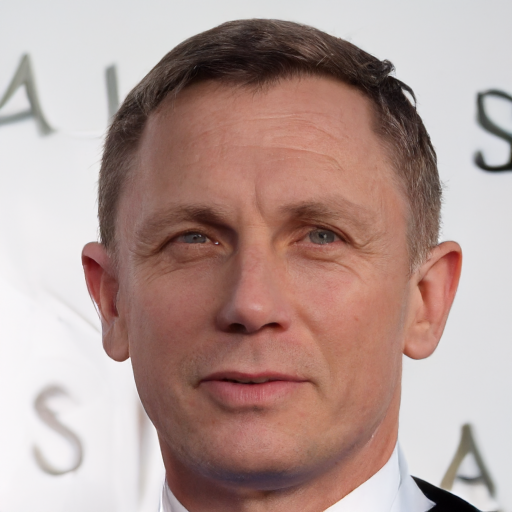
#> input picture final_experiments/exp_A0_true_paper/0000_00010.png, 512 x 512 px, found by its file name
$ python vis_k3_iso.py
#> lines starting #> are read from the running program, lines starting #| are printed output that depends on the picture
#!/usr/bin/env python3
"""K=3 s=0.225 vs K=2 s=0.15 vs K=1 s=0.10 — iso-effective-guidance comparison."""
import os, cv2
import matplotlib
matplotlib.use("Agg")
import matplotlib.pyplot as plt
import matplotlib.gridspec as gridspec

PROJ = os.path.dirname(os.path.dirname(os.path.abspath(__file__)))
OUT = os.path.join(PROJ, "final_experiments")

PATHS = {
    "Mild": [
        ("LQ\n(PSNR=31.2)",       os.path.join(PROJ, "testdata/pairs/LQ", "0000_00010.png")),
        ("GT",                     os.path.join(PROJ, "testdata/pairs/GT", "0000_00010.png")),
        ("K=1  s=0.10\n136s  1000 RC", os.path.join(OUT, "exp_A0_true_paper", "0000_00010.png")),
        ("K=2  s=0.15\n 98s   500 RC", os.path.join(OUT, "NIQE_K2_s15", "0000_00010.png")),
        ("K=3  s=0.225\n 85s   333 RC", os.path.join(OUT, "k3_s225", "K3_s225_mild.png")),
    ],
    "Severe": [
        ("LQ\n(PSNR=22.2)",       os.path.join(PROJ, "testdata/pairs/LQ", "0006_00092.png")),
        ("GT",                     os.path.join(PROJ, "testdata/pairs/GT", "0006_00092.png")),
        ("K=1  s=0.10\n136s  1000 RC", os.path.join(OUT, "grad_cache", "A0_paper.png")),
        ("K=2  s=0.15\n 98s   500 RC", os.path.join(OUT, "grad_cache", "A1_K2_s15.png")),
        ("K=3  s=0.225\n 85s   333 RC", os.path.join(OUT, "k3_s225", "K3_s225_severe.png")),
    ],
}

METRICS = {
    ("Mild", "K=1"):    (26.47, 756, 0.10, 136),
    ("Mild", "K=2"):    (25.95, 756, 0.15,  98),
    ("Mild", "K=3"):    (25.95, 758, 0.225, 85),
    ("Severe", "K=1"):  (22.68, 778, 0.10, 136),
    ("Severe", "K=2"):  (22.76, 777, 0.15,  98),
    ("Severe", "K=3"):  (22.76, 776, 0.225, 85),
}

NCOLS = 5
NROWS = 2

fig = plt.figure(figsize=(15, 8.5))
gs = gridspec.GridSpec(NROWS, NCOLS + 1, figure=fig,
                       left=0.10, right=0.97, top=0.92, bottom=0.13,
                       hspace=0.06, wspace=0.03,
                       width_ratios=[1]*NCOLS + [0.6])

def load(path):
#> called with path = 'testdata/pairs/LQ/0000_00010.png'
    img = cv2.imread(path)
#> img is the input picture: shape (512, 512, 3); mean B, G, R 149.6, 155.2, 180
    return cv2.cvtColor(img, cv2.COLOR_BGR2RGB) if img is not None else None

for i_level, (level, entries) in enumerate(PATHS.items()):
    for col, (label, path) in enumerate(entries):
        ax = fig.add_subplot(gs[i_level, col])
        img = load(path)
        if img is not None:
            ax.imshow(img)
        ax.axis("off")
        title = label.split("\n")[0]
        ax.set_title(label.replace("\n", "\n"), fontsize=11.5, fontweight="bold", pad=6)

        key = (level, title)
        if key in METRICS:
            psnr, niqe, scale, t = METRICS[key]
            eff = scale / ({"K=1":1,"K=2":2,"K=3":3}[title])
            anno = f"PSNR={psnr:.2f}  NIQE={niqe:.0f}\neff={eff:.3f}×"
            bc = "#d4edda" if niqe <= (756 if level == "Mild" else 778) else "#fff3cd"
            ax.text(0.5, 0.015, anno, ha="center", va="bottom",
                    transform=ax.transAxes, fontsize=10.5, fontweight="bold",
                    bbox=dict(boxstyle="round,pad=0.3", facecolor=bc,
                              edgecolor="#999", alpha=0.92, linewidth=1))

# Side labels
fig.text(0.025, 0.68, "Mild\nDegradation", fontsize=14, fontweight="bold",
         va="center", ha="left", rotation=90,
         bbox=dict(boxstyle="round,pad=0.2", facecolor="#e3f2fd", edgecolor="#90caf9"))
fig.text(0.025, 0.25, "Severe\nDegradation", fontsize=14, fontweight="bold",
         va="center", ha="left", rotation=90,
         bbox=dict(boxstyle="round,pad=0.2", facecolor="#fce4ec", edgecolor="#f48fb1"))

# Summary panel (right side)
ax_s = fig.add_subplot(gs[:, -1])
ax_s.axis("off")
table_lines = [
    " SUMMARY",
    "",
    "Config   K  s      eff",
    "Paper    1  0.10   1.00",
    "K2_s15   2  0.15   0.75",
    "K3_s225  3  0.225  0.75",
    "",
    " Mild     PSNR  NIQE",
    f" Paper   26.47  756",
    f" K2_s15  25.95  756",
    f" K3_s225 25.95  758",
    "",
    " Severe   PSNR  NIQE",
    f" Paper   22.68  778",
    f" K2_s15  22.76  777",
    f" K3_s225 22.76  776",
    "",
    "Time  136/98/85s",
    "RC   1000/500/333",
]
table_text = "\n".join(table_lines)
ax_s.text(0.5, 0.5, table_text, ha="center", va="center",
          fontsize=10, fontfamily="monospace", fontweight="bold",
          transform=ax_s.transAxes,
          bbox=dict(boxstyle="round,pad=0.5", facecolor="#f8f9fa",
                    edgecolor="#ccc", linewidth=1))

fig.suptitle("PGDiff: Iso-Effective-Guidance K-Scale Comparison  (MSE + CONSTANT + BLEND=0 + BLOCK_UNET=1)",
             fontsize=16, fontweight="bold", y=0.97)
fig.text(0.5, 0.035, "DDPM 1000 steps, seed=1234  |  K=3@0.225 matches K=2@0.15 on PSNR/NIQE, saves −13% time & −33% restorer calls",
         ha="center", va="center", fontsize=10.5, fontweight="bold", transform=fig.transFigure,
         bbox=dict(boxstyle="round,pad=0.3", facecolor="#f5f5f5", edgecolor="#ccc"))

out_path = os.path.join(OUT, "k3_iso_guidance.png")
fig.savefig(out_path, dpi=120, bbox_inches="tight", pad_inches=0.05)
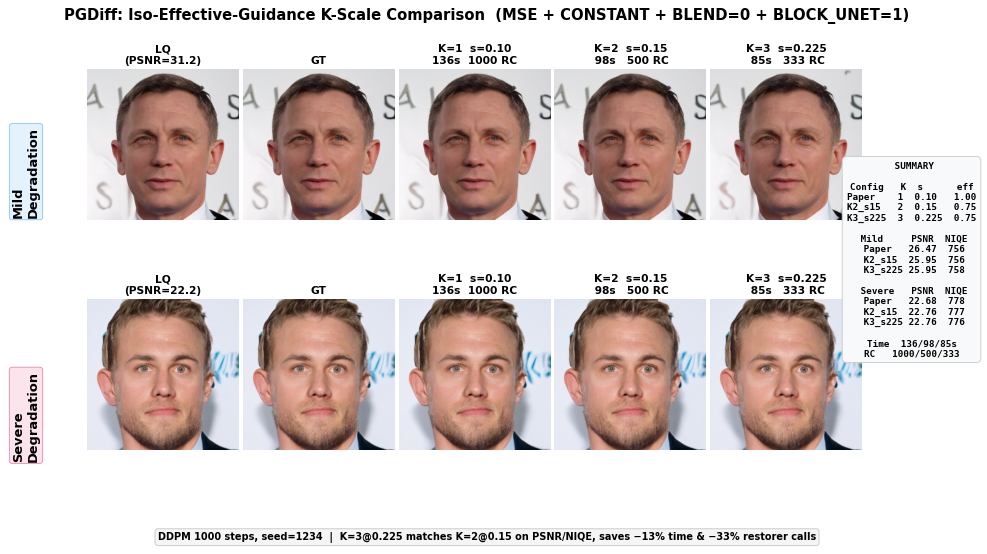
#> figure drawn by matplotlib, 10 panels
plt.close(fig)
print(f"Saved: {out_path}")
